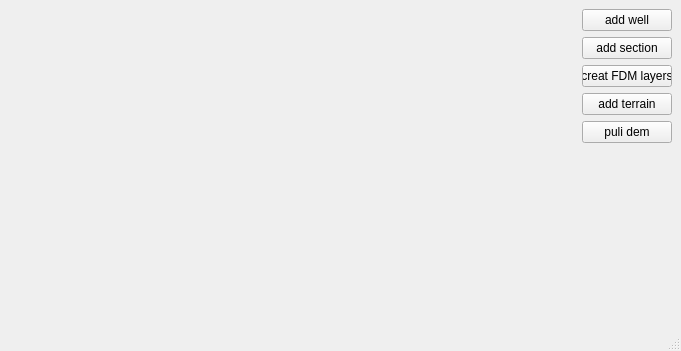
<?xml version="1.0" encoding="UTF-8"?>
<ui version="4.0">
 <class>MainFence</class>
 <widget class="QMainWindow" name="MainFence">
  <property name="geometry">
   <rect>
    <x>0</x>
    <y>0</y>
    <width>681</width>
    <height>351</height>
   </rect>
  </property>
  <property name="windowTitle">
   <string>MainWindow</string>
  </property>
  <widget class="QWidget" name="centralwidget">
   <layout class="QGridLayout" name="gridLayout_2">
    <item row="0" column="0">
     <layout class="QGridLayout" name="gridLayout">
      <item row="0" column="0" rowspan="2">
       <widget class="OglWidget_mf" name="QW_fence" native="true"/>
      </item>
      <item row="0" column="1">
       <layout class="QVBoxLayout" name="verticalLayout">
        <item>
         <widget class="QPushButton" name="QPB_addWell">
          <property name="maximumSize">
           <size>
            <width>90</width>
            <height>16777215</height>
           </size>
          </property>
          <property name="text">
           <string>add well</string>
          </property>
         </widget>
        </item>
        <item>
         <widget class="QPushButton" name="QPB_addSection">
          <property name="minimumSize">
           <size>
            <width>30</width>
            <height>0</height>
           </size>
          </property>
          <property name="maximumSize">
           <size>
            <width>90</width>
            <height>16777215</height>
           </size>
          </property>
          <property name="text">
           <string>add section</string>
          </property>
         </widget>
        </item>
        <item>
         <widget class="QPushButton" name="QPB_creatFDMLayers">
          <property name="minimumSize">
           <size>
            <width>90</width>
            <height>0</height>
           </size>
          </property>
          <property name="maximumSize">
           <size>
            <width>90</width>
            <height>16777215</height>
           </size>
          </property>
          <property name="text">
           <string>creat FDM layers</string>
          </property>
         </widget>
        </item>
        <item>
         <widget class="QPushButton" name="QPB_addTerrain">
          <property name="maximumSize">
           <size>
            <width>90</width>
            <height>16777215</height>
           </size>
          </property>
          <property name="text">
           <string>add terrain</string>
          </property>
         </widget>
        </item>
        <item>
         <widget class="QPushButton" name="QPB_puliDEM">
          <property name="maximumSize">
           <size>
            <width>90</width>
            <height>16777215</height>
           </size>
          </property>
          <property name="text">
           <string>puli dem</string>
          </property>
         </widget>
        </item>
       </layout>
      </item>
      <item row="1" column="1">
       <spacer name="verticalSpacer">
        <property name="orientation">
         <enum>Qt::Vertical</enum>
        </property>
        <property name="sizeHint" stdset="0">
         <size>
          <width>20</width>
          <height>40</height>
         </size>
        </property>
       </spacer>
      </item>
     </layout>
    </item>
   </layout>
  </widget>
  <widget class="QMenuBar" name="menubar">
   <property name="geometry">
    <rect>
     <x>0</x>
     <y>0</y>
     <width>681</width>
     <height>17</height>
    </rect>
   </property>
  </widget>
  <widget class="QStatusBar" name="statusbar"/>
 </widget>
 <customwidgets>
  <customwidget>
   <class>OglWidget_mf</class>
   <extends>QWidget</extends>
   <header>oglwidget_mf.h</header>
   <container>1</container>
  </customwidget>
 </customwidgets>
 <resources/>
 <connections/>
</ui>
